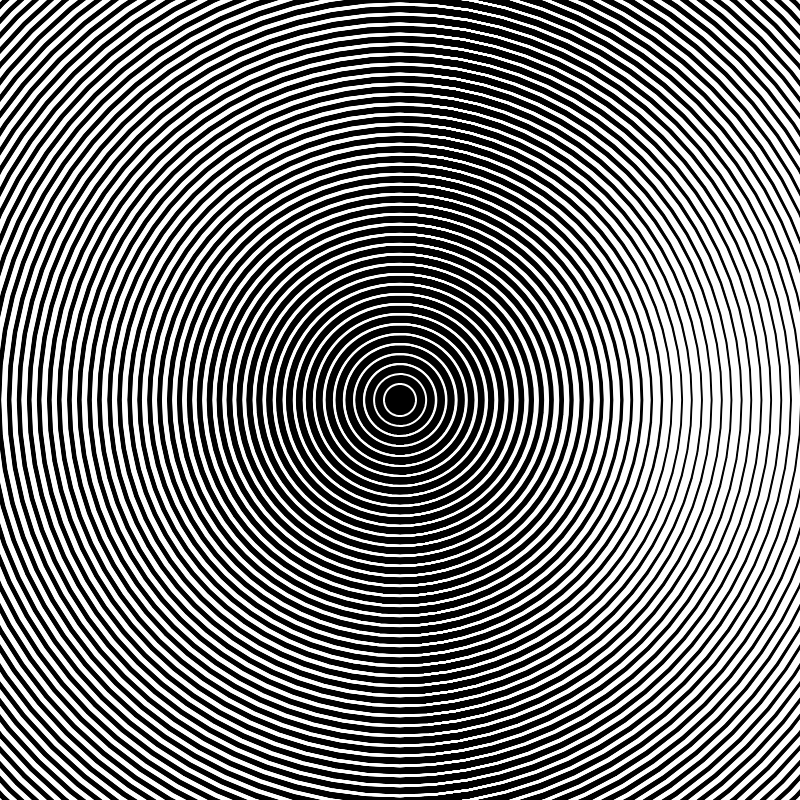
Frame 1 (no input)
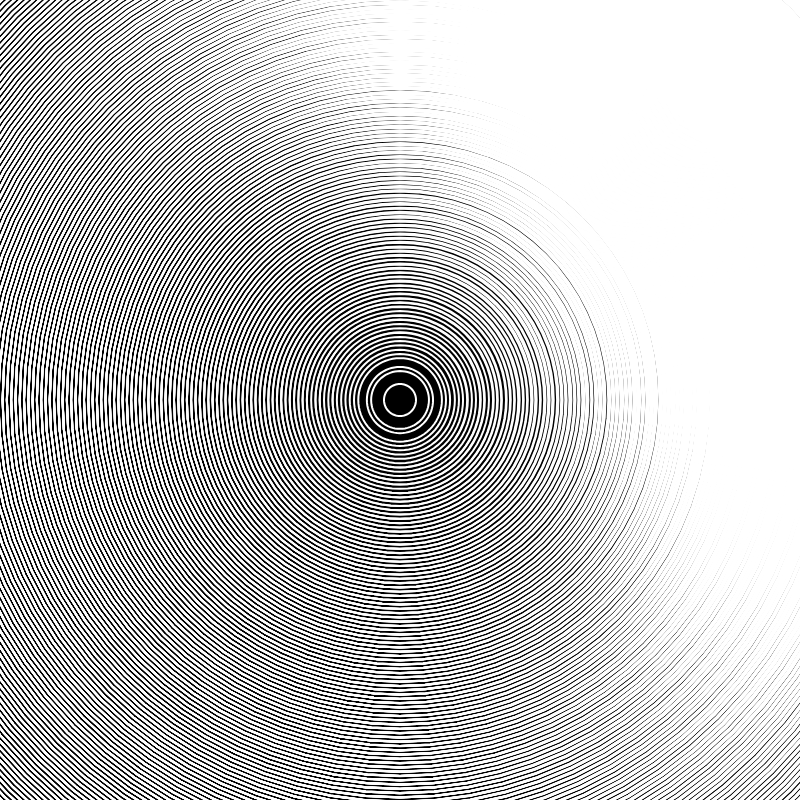
Frame 60 (no input)
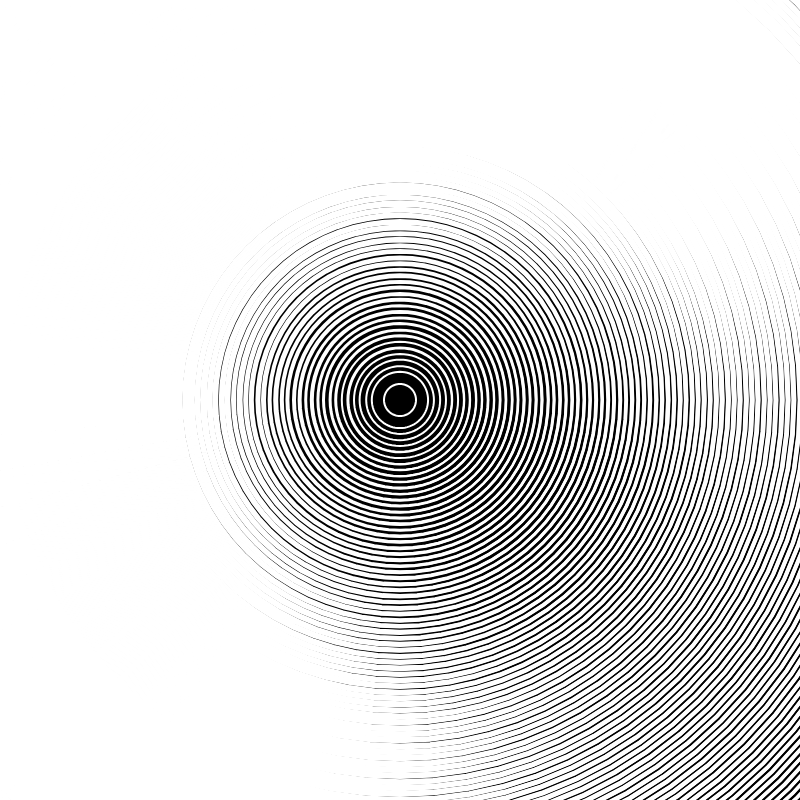
Frame 120 (the mouse pressed at the canvas centre since frame 60)

The p5.js sketch that drew these frames (run headless with seeded random() and noise() and a simulated clock; from frame 60 on, the mouse is pressed at the canvas centre):

// p5.js sketch
// ── sketch.js
let phase = 0;
let zoff = 0;
let slider;


//Doug Locke

//basis for this code is https://github.com/CodingTrain/website/blob/master/CodingChallenges/CC_136_Polar_Noise_Loop_1/P5/sketch.js

// i took the example, many lines are direct copies - i was trying to take the core idea in the example, and see if i make some effects replicating the circle over and over again

function setup() {
  createCanvas(800, 800);
}

function draw() {
  background(0);
  translate(width / 2, height / 2);
  stroke(255);
  strokeWeight(2);
  noFill();
//thest two lines are from class, similar
for (let y1 = 16; y1 < height; y1 += 30) {
        for (let x1 = 16; x1 < width; x1 += 30) {

	  beginShape();

        //these couple lines are directly from the Dan Schiffman example

  	let noiseMax = .03;
  	for (let a = 0; a < TWO_PI; a += radians(5)) {
    	let xoff = map(cos(a + phase), -1, 1, 0, noiseMax);
    	let yoff = map(sin(a + phase), -1, 1, 0, noiseMax);
        //i change the mapping here to include my for loops x and y
    	let r = map(noise(xoff, yoff, zoff), 0, 1, x1, y1);
    	let x = r * cos(a);
    	let y = r * sin(a);
    	vertex(x, y);
  	}
        endShape(CLOSE);

        }
     }


  phase += 0.008;
  zoff += 0.15;
}
